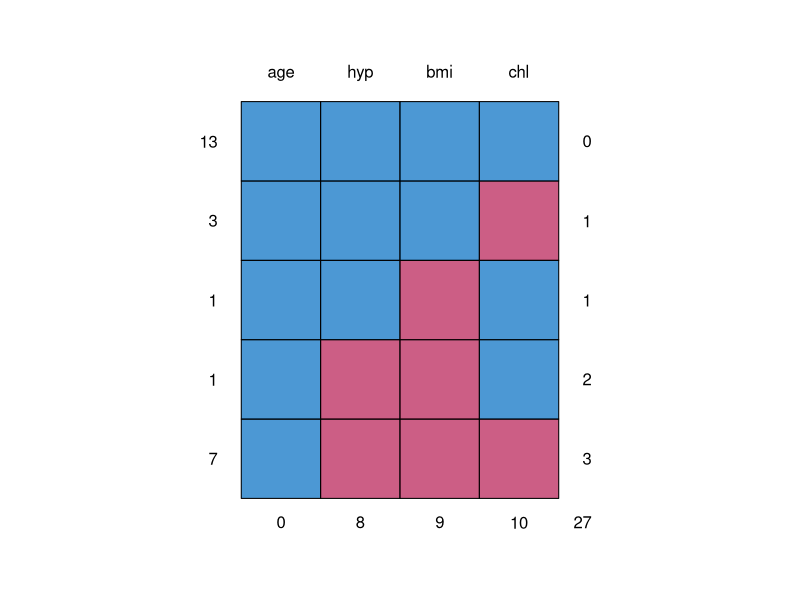
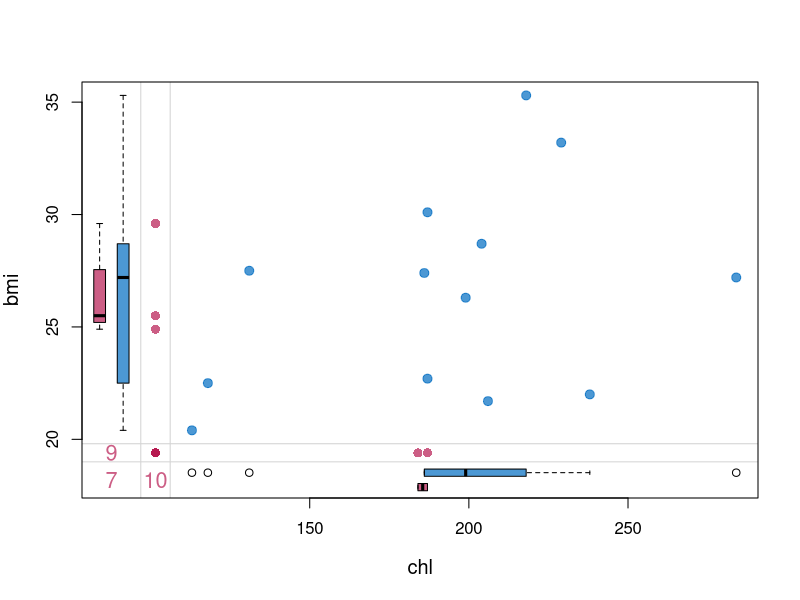
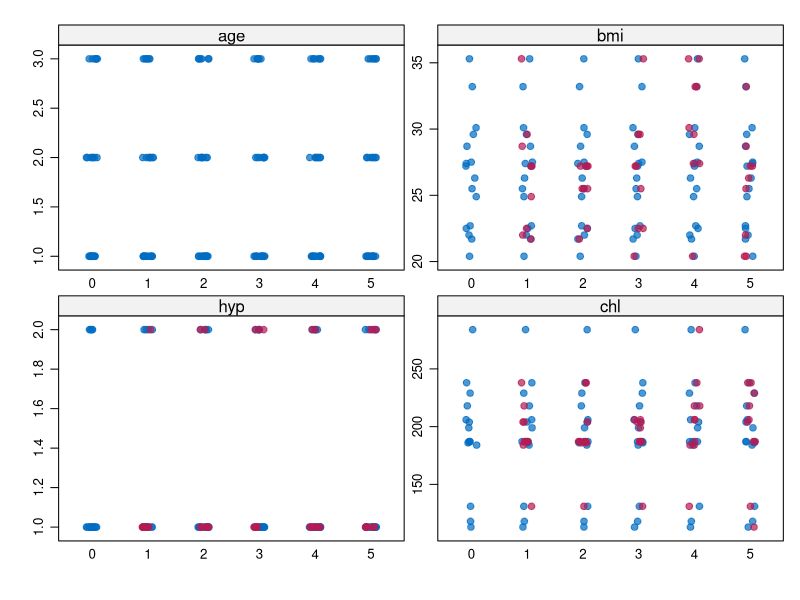
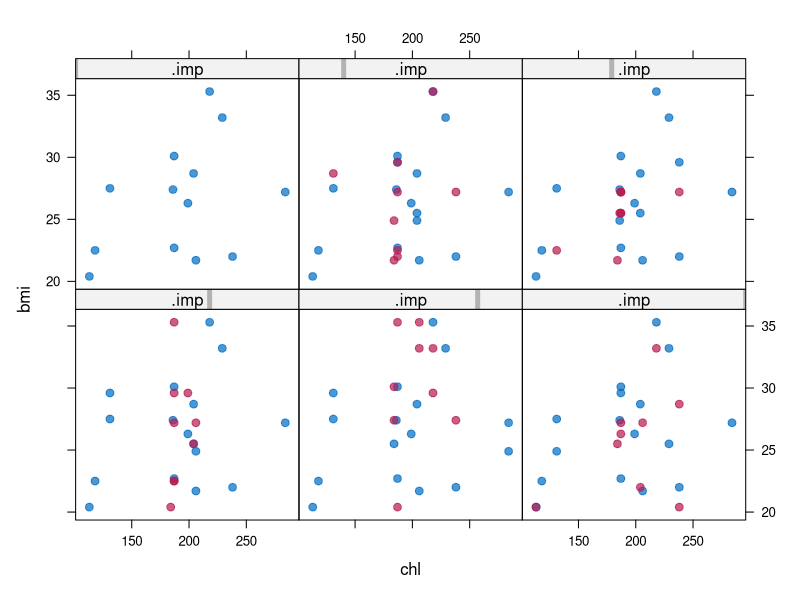

The R source for these figures, in order: (Note: this script raises an error after producing the figures.)
# Multivariate Imputation with Chained Equations, aka mice

library(mice)
library(lattice)
library(VIM)
nhanes <- nhanes

# shows a table of missing patterns
md.pattern(nhanes)

# output like so: 
#     # with 0 missing | columns showing missing pattern | total missings with this particular pattern
      # with 1 missing | columns showing missing pattern | total missings with this particular pattern
      # with 1 missing | columns showing missing pattern | total missings with this particular pattern
      # with 2 missing | columns showing missing pattern | total missings with this particular pattern
#                        total missing from each column  | total missing from data frame

# I don't get what this does: 
p <- md.pairs(nhanes)
p

# VIM package for plotting incomplete data
install.packages("VIM")
library(VIM)
marginplot(nhanes[,c("chl","bmi")], col=mdc(1:2), cex=1.2, cex.lab = 1.2, cex.numbers = 1.3, pch=19)
# this plots the points for which both chosen variables are present. 
# along the y-axis are points for which the y variable is known but the x missing
# vice versa for x-axis
# the number in the corner is the number of cases missing both. 
# the number above that on the y-axis is how many cases are missing the y-variable
# the number to the right on the x-axis is how many cases are missing the x-variable
# the box plots on the sides show the distribution of those with both values vs missing one. 
# If the data is MCAR they should look the same. 

# run the imputation with default settings
imp <- mice(nhanes, seed=23109)
            
# summary of the imputation
print(imp)

# show the imputations for a particular variable:
imp$imp$bmi
# rows are entries missing the variable. columns are m imputations. 

# to call the complete data sets: 
complete(imp) # delivers first imputation
complete(imp, 2) # delivers the second
# etc

# inspect the distributions of the original and imputed data:
library(lattice)
stripplot(imp, pch = 20, cex = 1.2)
# this shows the spread of each individual variable for each imputation. 

# create a scatterplot of chl and bmi for original data and for each imputation. 
xyplot(imp, bmi~chl | .imp, pch=20, cex=1.4)

# linear regression of cholesterol on age and bmi. 
fit <- with(imp, lm(chl ~ age + bmi))
print(pool(fit))
round(summary(pool(fit)),2)
# shows estimates, se, t, df, p, confidence interval, number missing, fraction of missing information, 
# and lambda which is the proportion of variance attributable to the missing data. 

# Rerun with m = 50
one <- Sys.time()
imp50 <- mice(nhanes, m=50, seed=23109)
two <- Sys.time()
fifty <- two-one

# ...and compare time to m = 5 to make sure it's really doing it.
three <- Sys.time()
imp <- mice(nhanes, seed=23109)
four <- Sys.time()
five <- (four-three)

five
fifty

# Run linear model for imp50, then summarize both
fit50 <- with(imp50, lm(chl ~ age + bmi))
print(pool(fit50))
round(summary(pool(fit50)),2)
round(summary(pool(fit)),2)

# correlate variables to one another to explore what to use as predictors
round(cor(nhanes, use="pair"),3)

print(nhanes)

# Correlates *whether or not* a variable is NA with the value of another variable. 
round(cor(y=nhanes, x=!is.na(nhanes), use="pair"), 3)

# Calculates the proportion of usable data to predict one variable from another
prop.usable <- md.pairs(nhanes)
round(prop.usable$mr/(prop.usable$mr+prop.usable$mm), 3)

# This comes up with a sensible predictor matrix automatically from the above diagnostics
quickpred(nhanes)
# row name is predicted by column name (age is not predicted by anything because it's complete)

# To use quickpred in the main mice function:
imp <- mice(nhanes, pred=quickpred(nhanes, minpuc=0.25, include="age"))
# puc is proportion of usable cases. can always include certain variables. 


# preserving transformations:
# imputing BMI from log(chl) instead of chl
nhanes2.ext <- cbind(nhanes2, lchl = log(nhanes2$chl))
ini <- mice(nhanes2.ext, max=0,print=F) # creates a blank imputation form
meth <- ini$meth # makes the method an object
meth["lchl"] <- "~log(chl)" # sets the method of predicting lchl to be the log of chl
pred <- ini$pred # makes the prediction matrix an object
pred[c("hyp", "chl"),"lchl"] <- 0 # sets hyp and chl to not be predicted by lchl
pred["bmi","chl"] <- 0 # sets chl to not predict bmi
pred

# run imputation with new info
imp <- mice(nhanes2.ext, meth=meth, pred=pred, seed=38788, print=F)
head(complete(imp))

# imputing derived variables that should remain synchronized
md.pattern(boys[,c("hgt","wgt","bmi")])

# bmi has to maintain its mathematical relation to height and weight. 
# set the method of predicting BMI to the equation to calculate it, using the ~I argument. 
init <- mice(boys, max=0, print=F)
meth <- init$meth
meth["bmi"] <- "~I(wgt/(hgt/100)^2)"
pred <- init$pred
pred[c("wgt","hgt","hc","reg"),"bmi"] <- 0 # makes weight, height, hc and gen not predicted by bmi
pred[c("gen","phb","tv"),c("hgt","wgt","hc")] <- 0 # makes variables that are predicted by bmi not also
# predicted by height and weight - should only be predicted by either/or
pred

# runs the imputation with the new info
imp.idx <- mice(boys, pred=pred, meth=meth, maxit = 20, seed=9212, print=F)
head(complete(imp.idx)[is.na(boys$bmi),],3)

# using a sum score to predict
ini <- mice(cbind(boys, mat=NA), max=0, print=F) # adds a column for maturation score, all NAs
meth <- ini$meth
meth["mat"] <- "~I(as.integer(gen)+as.integer(phb)+as.integer(cut(tv,breaks=c(0,3,6,10,15,20,25))))"
# creates a sum score, mat, made of gen, phb and tv
# since gen and phb are factors, used as.integer
# used cut() to divide tv into ordered categories
# this returns integers for the imputed values, too. 
meth["bmi"] <- "~I(wgt/(hgt/100)^2)"
pred <- ini$pred
pred[c("bmi", "gen", "phb", "tv"), "mat"] <- 0
pred[c("hgt", "wgt", "hc", "reg"), "mat"] <- 1
pred[c("hgt", "wgt", "hc", "reg"), c("gen", "phb", "tv")] <- 0
pred[c("wgt", "hgt", "hc", "reg"), "bmi"] <- 0
pred[c("gen", "phb", "tv"), c("hgt", "wgt", "hc")] <- 0
pred

# generate the imputation
imp.sum <- mice(cbind(boys, mat=NA), pred=pred, meth=meth, maxit=20, seed=10948, print=F)
# plot
xyplot(imp.sum, mat ~ age | .imp, na=gen | phb | tv, subset = .imp == 1, ylab="Maturation score",
       xlab="Age (years)")

# Adds a variable for the interaction of bmi and chl
nhanes2.ext <- cbind(nhanes2, bmi.chl=NA)
ini <- mice(nhanes2.ext, max=0, pri=F)
meth <- ini$meth
meth[c("bmi.chl")] <- "~I((bmi-25)*(chl-200))"
pred <- ini$pred
pred[c("bmi","chl"), "bmi.chl"] <- 0
imp <- mice(nhanes2.ext, meth=meth, pred=pred, seed=1, maxit=100, print=F)


# setting post processing restrictions
ini <- mice(cbind(boys, mat=NA), max=0, print=F) 
meth <- ini$meth
meth["mat"] <- "~I(as.integer(gen)+as.integer(phb)+as.integer(cut(tv,breaks=c(0,3,6,10,15,20,25))))"
meth["bmi"] <- "~I(wgt/(hgt/100)^2)"
pred <- ini$pred
pred[c("bmi", "gen", "phb", "tv"), "mat"] <- 0
pred[c("hgt", "wgt", "hc", "reg"), "mat"] <- 1
pred[c("hgt", "wgt", "hc", "reg"), c("gen", "phb", "tv")] <- 0
pred[c("wgt", "hgt", "hc", "reg"), "bmi"] <- 0
pred[c("gen", "phb", "tv"), c("hgt", "wgt", "hc")] <- 0
pred

# this says for age under 5, the levels of gen and phb will be set to the first level. 
post <- ini$post
post["gen"] <- "imp[[j]][p$data$age[!r[,j]]<5,i] <- levels(boys$gen)[1]"
post["phb"] <- "imp[[j]][p$data$age[!r[,j]]<5,i] <- levels(boys$phb)[1]"
post["tv"] <- "imp[[j]][p$data$age[!r[,j]]<5,i] <- 1"

imp <- mice(cbind(boys, mat = NA), pred = pred, meth = meth, post = post, maxit = 10, print = FALSE)
xyplot(imp, mat ~ age | .imp, na=gen | phb | tv, subset = .imp == 1, ylab="Maturation score",
       xlab="Age (years)")

# Visiting scheme: revisiting 3.4
nhanes2.ext <- cbind(nhanes2, bmi.chl=NA)
imp <- mice(nhanes2.ext, max=0, pri=F)
meth <- imp$meth
meth[c("bmi.chl")] <- "~I((bmi-25)*(chl-200))"
pred <- imp$pred
pred[c("bmi","chl"), "bmi.chl"] <- 0
imp <- mice(nhanes2.ext, meth=meth, pred=pred, seed=1, maxit=100, print=F)

# the problem is that bmi.chl isn't synched with bmi before hyp is imputed. Add another visit 
# to bmi.chl directly after bmi, and keep the visit to bmi.chl after chl. 
vis <- imp$vis
vis <- append(vis, vis[4], 1) # adds a copy of the 4th value of the vector in after the 1st value
vis
imp <- mice(nhanes2.ext, meth=meth, pred=pred, vis=vis, print=F)

# a more efficient way to order variables: 
imp <- mice(nhanes2.ext, meth=meth, pred=pred, vis=c(2,4,5,3), print=F)

# can do iterations step by step, to split computations into smaller parts. 
imp <- mice(nhanes, maxit = 4, seed=44612, print=F)
imp1 <- mice(nhanes, maxit = 1, seed=44612, print=F)
a <- runif(10)
imp2 <- mice.mids(imp1, maxit=3, print=F)
all(imp$imp$bmi == imp2$imp$bmi)
# imp and imp2 are the same - imp1 was the first step, imp2 finished it. 

# Assessing convergence or lack thereof
ini <- mice(boys, max=0, print=F)
meth <- ini$meth
meth["bmi"] <- "~I(wgt/(hgt/100)^2)"
imp2 <- mice(boys, meth=meth, maxit=20, print=F, seed=9212)
plot(imp2, c("hgt","wgt","bmi")) # this convergence is bad because bmi feeds back into height 
# and weight. It is particularly bad for weight. 

# make bmi not predict height or weight
pred <- ini$pred
pred[c("hgt", "wgt"), "bmi"] <- 0
imp3 <- mice(boys, meth=meth, pred=pred, maxit=20, print=F, seed=9212, vis=)
plot(imp3, c("hgt", "wgt", "bmi"))
# this still isn't great because bmi and hgt/wgt are predicting some of the same variables

# make sure bmi and hgt/wgt aren't predicting any of the same variables
pred.1 <- ini$pred
pred.1[c("hgt", "wgt"), "bmi"] <- 0
pred.1[c("gen", "phb", "tv"), c("hgt", "wgt", "hc")] <- 0
pred.1[c("hc","reg"), "bmi"] <- 0

imp4 <- mice(boys, meth=meth, pred=pred.1, maxit=20, print=F, seed=9212)
plot(imp4, c("hgt", "wgt", "bmi"))
# this one is good. 

# these plots default to mean and SD to monitor convergence. 
# to monitor convergence of other stats, write a function

# This will calculate Kendall's T, association between two variables. 

m <- 5
t <- 20
imp.kendall <- mice(boys, m = m, meth = imp.idx$meth, pred = imp.idx$pred, maxit = 0, print = F)

tau <- matrix(NA, nrow = t, ncol = m)
for(i in 1:t){
  if (i==1) set.seed(9212)
  imp.kendall <- mice.mids(imp.kendall, maxit=1, print=F)
  x <- complete(imp.kendall, "repeated")[,paste("gen", 1:m, sep=".")]
  y <- complete(imp.kendall, "repeated")[,paste("phb", 1:m, sep=".")]
  xn <- as.data.frame(lapply(x, as.numeric))
  yn <- as.data.frame(lapply(y, as.numeric))
  tau[i, ] <- diag(cor(xn,yn,method="kendall"))
}

matplot(x=1:t, y=tau, xlab="Iteration", type="l")


# plotting densities of imputed variables
library(lattice)
densityplot(imp.kendall, scales=list(x=list(relation="free")),layout=c(5,1))

# Plot propensity scores
hc.na <- is.na(boys$hc)
fit.hc <- with(imp.kendall, glm(hc.na ~ age + wgt + hgt + reg, family=binomial))
ps <- rep(rowMeans(sapply(fit.hc$analyses, fitted.values)),6)
xyplot(imp.kendall, hc~ps | .imp, pch=c(1,20), cex=c(0.8, 1,2), 
       xlab="Probability that head circumference is missing", 
       ylab="Head circumference (cm)", scales=list(tick.number=3))
# By definition there will be more imputed values for higher propensity of missingness, 
# but the general shape of imputed vs real values should fit. 

hc <- complete(imp.kendall, "long", TRUE)$hc
fit <- lm(hc ~ poly(ps, 4))
densityplot(~residuals(fit), group=hc.na, plot.points=F, ref=T, scales=list(y=list(draw=F)),
            par.settings=simpleTheme(col.line=rep(mdc(1:2))), xlab="Residuals of regression of hc 
            on propensity score", lwd=2)

?complete


# Running analyses on mids: creates a mira object

imp <- mice(nhanes2, seed = 99210, print = FALSE)
fit <- with(imp, lm(chl ~ age + bmi)) # with() calls the fxn with.mids()
summary(pool(fit))
  
fit$ana[[3]] # calls results of a single imputation

# create an expression to apply to the imp/mids object. 
expr <- expression(ov <- cut(bmi, c(10, 25, 50)), table(age,ov)) # take ov, an object made of BMI cut 
# into two categories, and make a table of it by age. 
fit <- with(imp, eval(expr)) # this applies that expression to all the imputations
fit$analyses[c(2,5)] # and this looks at the results for imputations 2 and 5. 



# pooling data: mira to mipo

fit <- with(imp, lm(chl ~ age + bmi))
est <- pool(fit)

# get info on the pooled data
pool(object=fit) # basic
summary(pool(fit)) # more details

# pool() forks for objects that have both coef() and vcov() methods. Find those here:
methods(coef)
methods(vcov)

# other options:
pool.scalar
pool.r.squared # combines estimates for R^2 and adjusted R^2
pool.compare # compares two nested models fitted on imputed data - wald test and likelihood ratio test
# can be used to test whether one or more variables should be present in model

imp <- mice(nhanes2, print=F, m=50, seed=219)
fit0 <- with(data = imp, expr = lm(bmi ~ age + hyp))
fit1 <- with(data = imp, expr = lm(bmi ~ age + hyp + chl))
stat <- pool.compare(fit1, fit0, method = "Wald")
stat$p
